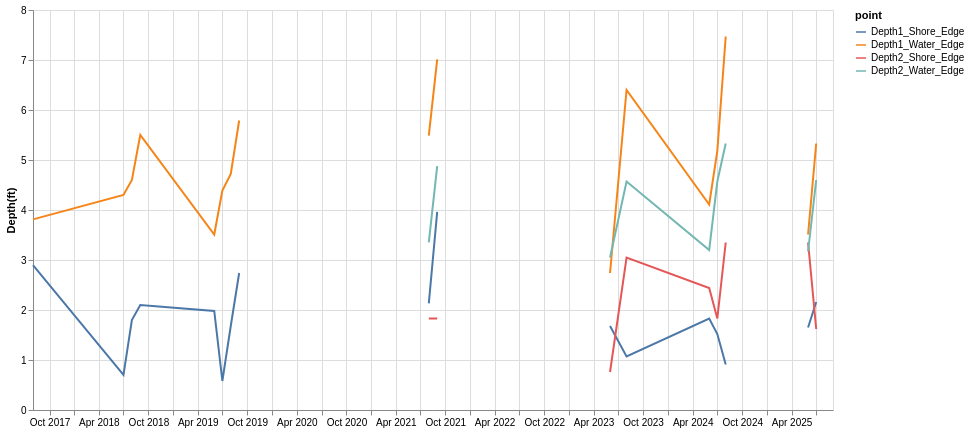

Write notebook code for a chart like this one.
### Code cell
depth_poss = alt.Chart(kelp_clean).transform_filter(
        alt.datum.Location == 'Possession Point'
    ).transform_fold(
    ["Depth1_Shore_Edge", "Depth1_Water_Edge", "Depth2_Shore_Edge", "Depth2_Water_Edge"],
    as_=["point", "depth"]
    ).mark_line().encode(
        alt.X('yearmonth(Survey_Date):T', title=None),
        alt.Y('depth:Q', title = 'Depth(ft)'),
        alt.Color('point:N'),
    ).properties(
    width=800,
    height=400)

depth_poss

### Figure 1 — Vega-Lite specification as saved in the notebook (floating-point values rounded to 4 significant figures; data arrays with more than 128 entries replaced by an {"elided": "..."} marker saying what was removed)
{"config": {"view": {"continuousWidth": 300, "continuousHeight": 300}}, "data": {"name": "data-c82967aaa97881e15710adf3db1f6db2"}, "mark": {"type": "line"}, "encoding": {"color": {"field": "point", "type": "nominal"}, "x": {"field": "Survey_Date", "timeUnit": "yearmonth", "title": null, "type": "temporal"}, "y": {"field": "depth", "title": "Depth(ft)", "type": "quantitative"}}, "height": 400, "transform": [{"filter": "(datum.Location === 'Possession Point')"}, {"fold": ["Depth1_Shore_Edge", "Depth1_Water_Edge", "Depth2_Shore_Edge", "Depth2_Water_Edge"], "as": ["point", "depth"]}], "width": 800, "$schema": "https://vega.github.io/schema/vega-lite/v5.20.1.json", "datasets": {"data-c82967aaa97881e15710adf3db1f6db2": {"elided": "131 records"}}}
